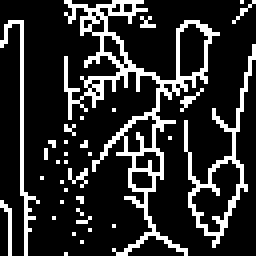
#> input picture CV_HW6/iteration6.bmp, 64 x 64 px (shown 4 times larger)
$ jupyter execute yokoi.ipynb
#> lines starting #> are read from the running program, lines starting #| are printed output that depends on the picture; after the words box and inside, x2 and y2 are one past the last pixel; in counts of white or black regions, pixels touching at a corner belong together
[cell 1]
import numpy as np
import cv2

[cell 2]
'''
img = cv2.imread('binarylena.bmp',cv2.IMREAD_GRAYSCALE)

#using 8x8 blocks as a unit,  take the topmost-left pixel as the down-sampled data, Down-sample Lena from 512x512 to 64x64
imgADS = np.zeros([64,64])
img_row = list(range(0,512,8))
img_col = list(range(0,512,8))
imgADS_row = list(range(0,64))
imgADS_col = list(range(0,64))

for img_row, imgADS_row in zip(img_row, imgADS_row):
    img_col = list(range(0,512,8))
    imgADS_col = list(range(0,64))
    for img_col, imgADS_col in zip(img_col, imgADS_col):
        imgADS[imgADS_row][imgADS_col] = img[img_row][img_col]
#手動疊代此block跳過
'''

[cell 3]
imgADS = cv2.imread('iteration6.bmp',cv2.IMREAD_GRAYSCALE) #手動疊代 EX:newiteration(X).bmp
#> imgADS: shape (64, 64); 17.8% white in thin lines or dots
#print(imgADS)
#cv2.imwrite('DSlena.bmp',imgADS)  #手動疊代時不用!，第一次做yokoi用的
#cv2.imshow('imgADS',imgADS)
#cv2.waitKey()

[cell 4]
#padding
blankimg = np.zeros([66,66])

for row in range(64):
    for col in range(64):
        blankimg[row+1][col+1] = imgADS[row][col]
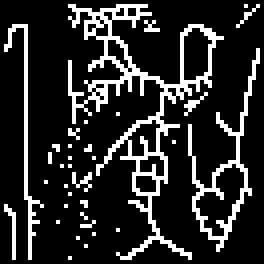
#> blankimg: shape (66, 66) float64 (shown 4 times larger); 16.7% white in thin lines or dots
# [4 lines of commented-out code are left out]

[cell 5]
#Yokoi
def h(b,c,d,e):
    if b==c:
        if d!=b or e!=b:
            return 'q'
        else:
            return 'r'
    else:
        return 's'

totala1 = np.zeros([64,64])
#a1(b,c,d,e)
for row in range(64):
    for col in range(64):
        if blankimg[row+1][col+1] == 255:
            b=blankimg[row+1][col+1]
            c=blankimg[row+1][col+2]
            d=blankimg[row][col+2]
            e=blankimg[row][col+1]

            a1 = h(b,c,d,e)
            if a1 == 'q':
                totala1[row][col]=1
            elif a1 == 'r':
                totala1[row][col]=2
            else:
                totala1[row][col]=3
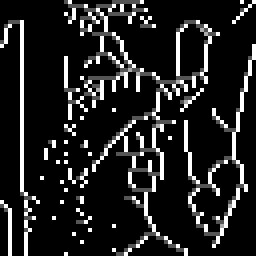
#> totala1: shape (64, 64) float64 (shown 4 times larger); min 0, max 3, mean 0.405; drawn with min black and max white

totala2 = np.zeros([64,64])
#a2(b,c,d,e)
for row in range(64):
    for col in range(64):
        if blankimg[row+1][col+1] == 255:
            b=blankimg[row+1][col+1]
            c=blankimg[row][col+1]
            d=blankimg[row][col]
            e=blankimg[row+1][col]

            a2 = h(b,c,d,e)
            if a2 == 'q':
                totala2[row][col]=1
            elif a2 == 'r':
                totala2[row][col]=2
            else:
                totala2[row][col]=3
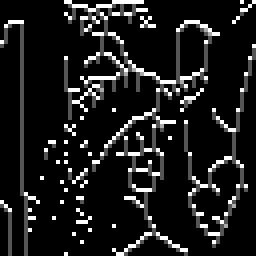
#> totala2: shape (64, 64) float64 (shown 4 times larger); min 0, max 3, mean 0.333; drawn with min black and max white

totala3 = np.zeros([64,64])
#a3(b,c,d,e)
for row in range(64):
    for col in range(64):
        if blankimg[row+1][col+1] == 255:
            b=blankimg[row+1][col+1]
            c=blankimg[row+1][col]
            d=blankimg[row+2][col]
            e=blankimg[row+2][col+1]

            a3 = h(b,c,d,e)
            if a3 == 'q':
                totala3[row][col]=1
            elif a3 == 'r':
                totala3[row][col]=2
            else:
                totala3[row][col]=3
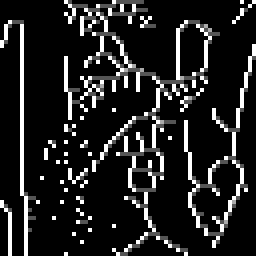
#> totala3: shape (64, 64) float64 (shown 4 times larger); min 0, max 3, mean 0.405; drawn with min black and max white

totala4 = np.zeros([64,64])
#a4(b,c,d,e)
for row in range(64):
    for col in range(64):
        if blankimg[row+1][col+1] == 255:
            b=blankimg[row+1][col+1]
            c=blankimg[row+2][col+1]
            d=blankimg[row+2][col+2]
            e=blankimg[row+1][col+2]

            a4 = h(b,c,d,e)
            if a4 == 'q':
                totala4[row][col]=1
            elif a4 == 'r':
                totala4[row][col]=2
            else:
                totala4[row][col]=3
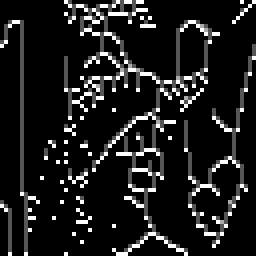
#> totala4: shape (64, 64) float64 (shown 4 times larger); min 0, max 3, mean 0.333; drawn with min black and max white

[cell 6]
finalimg = np.zeros([64,64])
for row in range(64):
    for col in range(64):

        q=0
        r=0
        s=0

        if totala1[row][col]== 1:
            q = q + 1
        elif totala1[row][col]== 2:
            r = r + 1
        else:
            s = s + 1

        if totala2[row][col]== 1:
            q = q + 1
        elif totala2[row][col]== 2:
            r = r + 1
        else:
            s = s + 1

        if totala3[row][col]== 1:
            q = q + 1
        elif totala3[row][col]== 2:
            r = r + 1
        else:
            s = s + 1

        if totala4[row][col]== 1:
            q = q + 1
        elif totala4[row][col]== 2:
            r = r + 1
        else:
            s = s + 1

        #print('a1,a2,a3,a4=',totala1[row][col],totala2[row][col],totala3[row][col],totala4[row][col])
        #print('numbers of q,r,s=',q,r,s)

        if q == 1 :
            finalimg[row][col] = 1
        elif q == 2 :
            finalimg[row][col] = 2
        elif q == 3 :
            finalimg[row][col] = 3
        elif q == 4 :
            finalimg[row][col] = 4
        elif r == 4 :
            finalimg[row][col] = 5
        else:
            finalimg[row][col] = 0
        #print('finalimg=',finalimg[row][col])

[cell 7]
np.set_printoptions(threshold=np.inf)
#print(finalimg)

[cell 8]
for row in range(64):
    for col in range(64):
        finalimg[row][col] = int(finalimg[row][col])
np.savetxt('afteriteration6.txt',finalimg)  #疊代手動改名字 EX:afteriteration(X).txt

[cell 9]
'''
#手動疊代不用跑這個block
for row in range(64):
    for col in range(64):
        print(int(finalimg[row][col]), end=' ')
'''

[cell 10]
yokoi = np.loadtxt('matrix.txt')
for row in range(64):
    for col in range(64):
        print(int(yokoi[row][col]), end=' ')
